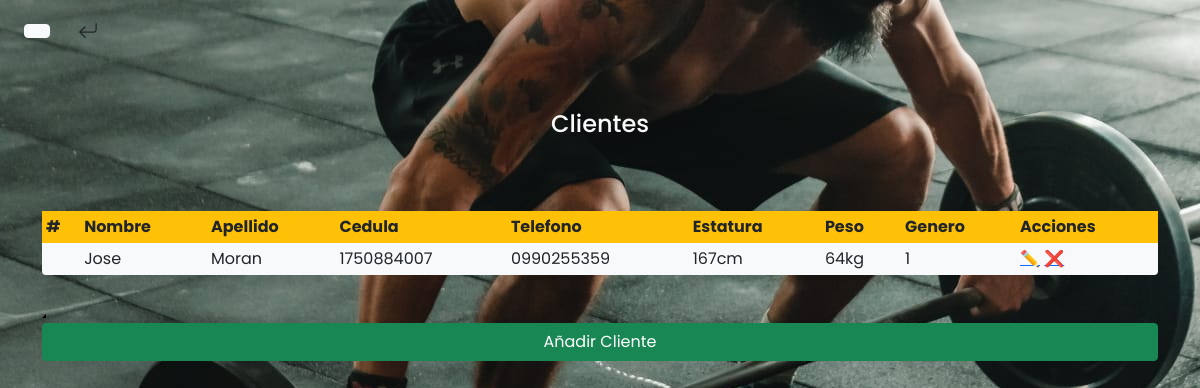
Page /cliente/ on the earlier database version.
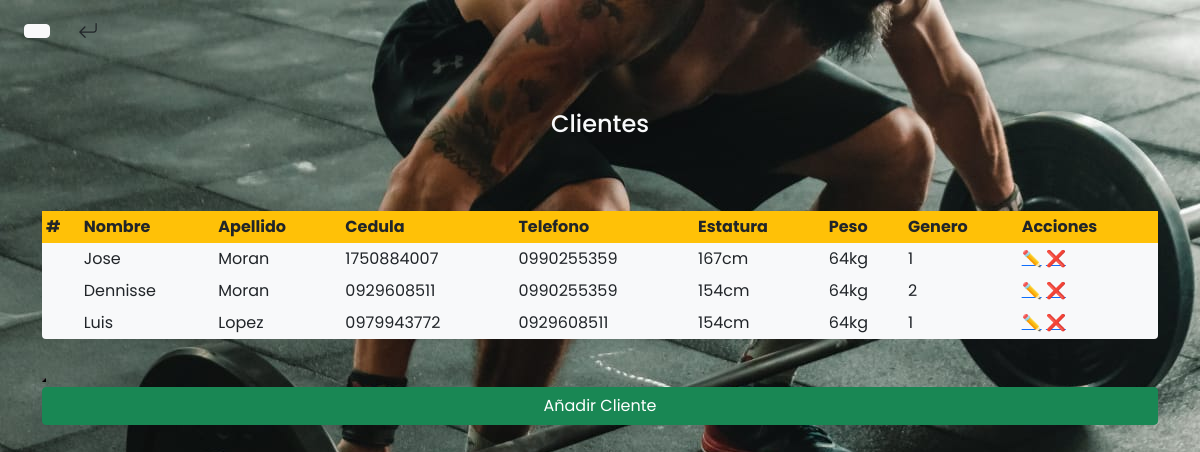
Same page on the later database version.
### CrossFit/models.py (models this page shows, shortened)
class Cliente(models.Model):
    idCliente = models.AutoField(primary_key=True)
    cedula = models.CharField(max_length=10, blank=True, null=True)
    nombre = models.CharField(max_length=100, blank=True, null=True)
    apellido = models.CharField(max_length=100, blank=True, null=True)
    telefono = models.CharField(max_length=10, blank=True, null=True)
    estatura = models.CharField(max_length=100, blank=True, null=True)
    peso = models.CharField(max_length=100, blank=True, null=True)
    genero = models.IntegerField(
        null=False, blank=False,
        choices= genero,
        default=1
    )
    class Meta:
        verbose_name = "Cliente"
        verbose_name_plural = "Clientes"

### CrossFit/views.py (the view)
# urls.py: path('cliente/',CrossFitView.Cliente,name="cliente" ),
    def Cliente(request):
        cliente = Cliente.objects.all()
        return render(request, "pages/cliente.html" , {"clientes": cliente})

### templates/pages/cliente.html (shortened to what this page needs)
{% load static %}
<!DOCTYPE html>
<html lang="en">
<head>
    <link href="https://cdn.jsdelivr.net/npm/bootstrap@5.0.0-beta3/dist/css/bootstrap.min.css" rel="stylesheet"
 />
    <link href="https://unpkg.com/aos@2.3.1/dist/aos.css" rel="stylesheet" />
    <link rel="stylesheet" href="https://cdnjs.cloudflare.com/ajax/libs/font-awesome/4.7.0/css/font-awesome.min.css" />
    <link rel="stylesheet" href={% static 'css/etilos.css' %}>
</head>
<body>
  <header>
    <a href="{% url 'principal' %}" style="color:black;"><button class="btn btn-light rounded my-4 mx-4"></button></a>
  </header>
  <h4 class=" text-center text-light my-5">Clientes</h4>
  <tbody>
  <form>
      <div class="container">
            <div class="row">
                <div class="col">
                    <div class="consulta none table-responsive" id="consulta">
                      <table class="table table-sm m-auto bg-light table-borderless rounded-bottom my-4" id="consulta-est" border="0">
                         <thead class="table bg-warning">
                            <th >#</th>
                            <th>Nombre</th>
                            <th>Apellido</th>
                            <th>Cedula</th>
                            <th>Telefono</th>
                            <th>Estatura</th>
                            <th>Peso</th>
                            <th>Genero</th>
                            <th>Acciones</th>
                         </thead>
                         <tbody class="detalle-est" id="detalle-est">
                            {% for cliente in clientes  %}
                            <tr>
                                <td>{{cliente.id}}</td>
                                <td>{{cliente.nombre}}</td>
                                <td>{{cliente.apellido}}</td>
                                <td>{{cliente.cedula}}</td>
                                <td>{{cliente.telefono}}</td>
                                <td>{{cliente.estatura}}</td>
                                <td>{{cliente.peso}}</td>
                                <td>{{cliente.genero}}</td>
                              <td class="acciones">
                                <a href="{% url 'editarCliente' cliente.id %}">✏️</a>
                                <a href="{% url 'eliminarCliente' cliente.id %}">❌</a>
                              </td>
                            </tr>
                            {% endfor %}
                         </tbody>
                      </table>
                      <form id="form-cargo" class="form">
                        <button
                        id="enviar"
                        type="submit"
                        name="enviar">
                         <a href="{% url 'nuevoCliente' %}"><button class="btn btn-success col-12" type="button " >Añadir Cliente</button></a>
                        </button>
                      </form>
                   </div>
                </div>
            </div>
      </div>
  </form>
  </tbody>
</body>
</html>

### static/css/etilos.css (style rules this page uses)
* { margin: 0; padding: 0; box-sizing: border-box; font-family: 'Poppins', sans-serif; }
body { background-image: url(../img/fondo-propio.jpeg); }

Differences in the rows shown:
added Cliente: nombre "Dennisse", apellido "Moran", cedula "0929608511", telefono "0990255359", estatura "154cm", peso "64kg", genero "2"
added Cliente: nombre "Luis", apellido "Lopez", cedula "0979943772", telefono "0929608511", estatura "154cm", peso "64kg", genero "1"
